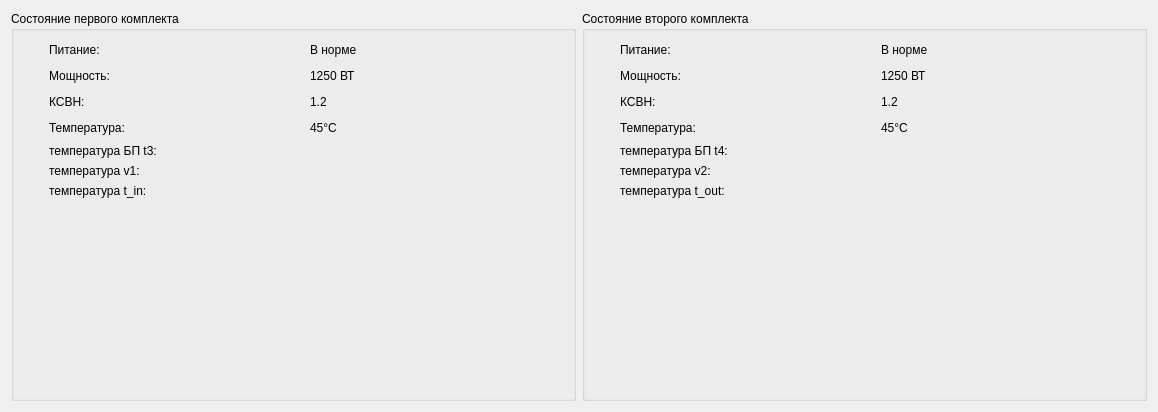
<?xml version="1.0" encoding="UTF-8"?>
<ui version="4.0">
 <class>PPBStatus</class>
 <widget class="QWidget" name="PPBStatus">
  <property name="geometry">
   <rect>
    <x>0</x>
    <y>0</y>
    <width>1158</width>
    <height>412</height>
   </rect>
  </property>
  <property name="windowTitle">
   <string>Form</string>
  </property>
  <layout class="QHBoxLayout" name="horizontalLayout">
   <item>
    <layout class="QHBoxLayout" name="PPBChanelLayout">
     <item>
      <widget class="QGroupBox" name="groupBox_PPB1_chanel_1">
       <property name="title">
        <string>Состояние первого комплекта</string>
       </property>
       <layout class="QGridLayout" name="gridLayout">
        <item row="0" column="1">
         <widget class="QLabel" name="label_power_ppb_chanel_1">
          <property name="text">
           <string>Питание:</string>
          </property>
         </widget>
        </item>
        <item row="11" column="2">
         <widget class="QLabel" name="statuslabel_temp_in_ppb_chanel_1">
          <property name="text">
           <string/>
          </property>
         </widget>
        </item>
        <item row="5" column="1">
         <widget class="QLabel" name="label_kswn_ppb_chanel_1">
          <property name="text">
           <string>КСВН:</string>
          </property>
         </widget>
        </item>
        <item row="3" column="0">
         <widget class="QLabel" name="Capacity_circle_label_ppb_chanel_1">
          <property name="minimumSize">
           <size>
            <width>20</width>
            <height>20</height>
           </size>
          </property>
          <property name="maximumSize">
           <size>
            <width>20</width>
            <height>20</height>
           </size>
          </property>
          <property name="text">
           <string/>
          </property>
          <property name="alignment">
           <set>Qt::AlignmentFlag::AlignCenter</set>
          </property>
         </widget>
        </item>
        <item row="9" column="1">
         <widget class="QLabel" name="label_tem_3_ppb_chanel_1">
          <property name="text">
           <string>температура БП t3:</string>
          </property>
         </widget>
        </item>
        <item row="3" column="1">
         <widget class="QLabel" name="label_capacity_ppb_chanel_1">
          <property name="text">
           <string>Мощность:</string>
          </property>
         </widget>
        </item>
        <item row="5" column="2">
         <widget class="QLabel" name="statuslabel_kswn_ppb_chanel_1">
          <property name="text">
           <string>1.2</string>
          </property>
         </widget>
        </item>
        <item row="10" column="1">
         <widget class="QLabel" name="label_tem_v1_ppb_chanel_1">
          <property name="text">
           <string>температура v1:</string>
          </property>
         </widget>
        </item>
        <item row="8" column="1">
         <widget class="QLabel" name="label_tem_ppb_chanel_1">
          <property name="text">
           <string>Температура:</string>
          </property>
         </widget>
        </item>
        <item row="0" column="0">
         <widget class="QLabel" name="Power_circle_label_ppb_chanel_1">
          <property name="minimumSize">
           <size>
            <width>20</width>
            <height>20</height>
           </size>
          </property>
          <property name="maximumSize">
           <size>
            <width>20</width>
            <height>20</height>
           </size>
          </property>
          <property name="text">
           <string/>
          </property>
          <property name="alignment">
           <set>Qt::AlignmentFlag::AlignCenter</set>
          </property>
         </widget>
        </item>
        <item row="10" column="2">
         <widget class="QLabel" name="statuslabel_tempv1_ppb_chanel_1">
          <property name="text">
           <string/>
          </property>
         </widget>
        </item>
        <item row="9" column="2">
         <widget class="QLabel" name="statuslabel_temp_3_ppb_chanel_1">
          <property name="text">
           <string/>
          </property>
         </widget>
        </item>
        <item row="11" column="1">
         <widget class="QLabel" name="label_tem_in_ppb_chanel_1">
          <property name="text">
           <string>температура t_in:</string>
          </property>
         </widget>
        </item>
        <item row="5" column="0">
         <widget class="QLabel" name="KSWN_circle_label_ppb_chanel_1">
          <property name="minimumSize">
           <size>
            <width>20</width>
            <height>20</height>
           </size>
          </property>
          <property name="maximumSize">
           <size>
            <width>20</width>
            <height>20</height>
           </size>
          </property>
          <property name="text">
           <string/>
          </property>
          <property name="alignment">
           <set>Qt::AlignmentFlag::AlignCenter</set>
          </property>
         </widget>
        </item>
        <item row="3" column="2">
         <widget class="QLabel" name="statuslabel_capacity_ppb_chanel_1">
          <property name="text">
           <string>1250 ВТ</string>
          </property>
         </widget>
        </item>
        <item row="0" column="2">
         <widget class="QLabel" name="statuslabel_power_ppb_chanel_1">
          <property name="text">
           <string>В норме</string>
          </property>
         </widget>
        </item>
        <item row="8" column="0">
         <widget class="QLabel" name="tem_circle_label_ppb_chanel_1">
          <property name="minimumSize">
           <size>
            <width>20</width>
            <height>20</height>
           </size>
          </property>
          <property name="maximumSize">
           <size>
            <width>20</width>
            <height>20</height>
           </size>
          </property>
          <property name="text">
           <string/>
          </property>
          <property name="alignment">
           <set>Qt::AlignmentFlag::AlignCenter</set>
          </property>
         </widget>
        </item>
        <item row="8" column="2">
         <widget class="QLabel" name="statuslabel_temp_ppb_chanel_1">
          <property name="text">
           <string>45°C</string>
          </property>
         </widget>
        </item>
        <item row="12" column="1">
         <spacer name="verticalSpacer">
          <property name="orientation">
           <enum>Qt::Orientation::Vertical</enum>
          </property>
          <property name="sizeHint" stdset="0">
           <size>
            <width>20</width>
            <height>40</height>
           </size>
          </property>
         </spacer>
        </item>
        <item row="9" column="0">
         <widget class="QLabel" name="tem_circle_label_ppb_bp">
          <property name="text">
           <string/>
          </property>
         </widget>
        </item>
        <item row="10" column="0">
         <widget class="QLabel" name="tem_circle_label_ppb_v1">
          <property name="text">
           <string/>
          </property>
         </widget>
        </item>
        <item row="11" column="0">
         <widget class="QLabel" name="tem_circle_label_ppb_in">
          <property name="text">
           <string/>
          </property>
         </widget>
        </item>
       </layout>
      </widget>
     </item>
     <item>
      <widget class="QGroupBox" name="groupBox_PPB1_chanel_2">
       <property name="title">
        <string>Состояние второго комплекта</string>
       </property>
       <layout class="QGridLayout" name="gridLayout_3">
        <item row="2" column="2">
         <widget class="QLabel" name="label_capacity_ppb_chanel_2">
          <property name="text">
           <string>Мощность:</string>
          </property>
         </widget>
        </item>
        <item row="9" column="3">
         <widget class="QLabel" name="statuslabel_temp_out_ppb_chanel_2">
          <property name="text">
           <string/>
          </property>
         </widget>
        </item>
        <item row="7" column="2">
         <widget class="QLabel" name="label_tem_4_ppb_chanel_2">
          <property name="text">
           <string>температура БП t4:</string>
          </property>
         </widget>
        </item>
        <item row="2" column="3">
         <widget class="QLabel" name="statuslabel_capacity_ppb_chanel_2">
          <property name="text">
           <string>1250 ВТ</string>
          </property>
         </widget>
        </item>
        <item row="0" column="2">
         <widget class="QLabel" name="label_power_ppb_chanel_2">
          <property name="text">
           <string>Питание:</string>
          </property>
         </widget>
        </item>
        <item row="4" column="0">
         <widget class="QLabel" name="KSWN_circle_label_ppb_chanel_2">
          <property name="minimumSize">
           <size>
            <width>20</width>
            <height>20</height>
           </size>
          </property>
          <property name="maximumSize">
           <size>
            <width>20</width>
            <height>20</height>
           </size>
          </property>
          <property name="text">
           <string/>
          </property>
          <property name="alignment">
           <set>Qt::AlignmentFlag::AlignCenter</set>
          </property>
         </widget>
        </item>
        <item row="6" column="3">
         <widget class="QLabel" name="statuslabel_temp_ppb_chanel_2">
          <property name="text">
           <string>45°C</string>
          </property>
         </widget>
        </item>
        <item row="4" column="3">
         <widget class="QLabel" name="statuslabel_kswn_ppb_chanel_2">
          <property name="text">
           <string>1.2</string>
          </property>
         </widget>
        </item>
        <item row="6" column="0">
         <widget class="QLabel" name="tem_circle_label_ppb_chanel_2">
          <property name="minimumSize">
           <size>
            <width>20</width>
            <height>20</height>
           </size>
          </property>
          <property name="maximumSize">
           <size>
            <width>20</width>
            <height>20</height>
           </size>
          </property>
          <property name="text">
           <string/>
          </property>
          <property name="alignment">
           <set>Qt::AlignmentFlag::AlignCenter</set>
          </property>
         </widget>
        </item>
        <item row="2" column="0">
         <widget class="QLabel" name="Capacity_circle_label_ppb_chanel_2">
          <property name="minimumSize">
           <size>
            <width>20</width>
            <height>20</height>
           </size>
          </property>
          <property name="maximumSize">
           <size>
            <width>20</width>
            <height>20</height>
           </size>
          </property>
          <property name="text">
           <string/>
          </property>
          <property name="alignment">
           <set>Qt::AlignmentFlag::AlignCenter</set>
          </property>
         </widget>
        </item>
        <item row="7" column="3">
         <widget class="QLabel" name="statuslabel_temp_4_ppb_chanel_2">
          <property name="text">
           <string/>
          </property>
         </widget>
        </item>
        <item row="6" column="2">
         <widget class="QLabel" name="label_tem_ppb_chanel_2">
          <property name="text">
           <string>Температура:</string>
          </property>
         </widget>
        </item>
        <item row="0" column="3">
         <widget class="QLabel" name="statuslabel_power_ppb_chanel_2">
          <property name="text">
           <string>В норме</string>
          </property>
         </widget>
        </item>
        <item row="8" column="2">
         <widget class="QLabel" name="label_tem_v2_ppb_chanel_2">
          <property name="text">
           <string>температура v2:</string>
          </property>
         </widget>
        </item>
        <item row="0" column="0">
         <widget class="QLabel" name="Power_circle_label_ppb_chanel_2">
          <property name="minimumSize">
           <size>
            <width>20</width>
            <height>20</height>
           </size>
          </property>
          <property name="maximumSize">
           <size>
            <width>20</width>
            <height>20</height>
           </size>
          </property>
          <property name="text">
           <string/>
          </property>
          <property name="alignment">
           <set>Qt::AlignmentFlag::AlignCenter</set>
          </property>
         </widget>
        </item>
        <item row="9" column="2">
         <widget class="QLabel" name="label_tem_out_ppb_chanel_2">
          <property name="text">
           <string>температура t_out:</string>
          </property>
         </widget>
        </item>
        <item row="8" column="3">
         <widget class="QLabel" name="statuslabel_tempv2_ppb_chanel_2">
          <property name="text">
           <string/>
          </property>
         </widget>
        </item>
        <item row="4" column="2">
         <widget class="QLabel" name="label_kswn_ppb_chanel_2">
          <property name="text">
           <string>КСВН:</string>
          </property>
         </widget>
        </item>
        <item row="10" column="2">
         <spacer name="verticalSpacer_2">
          <property name="orientation">
           <enum>Qt::Orientation::Vertical</enum>
          </property>
          <property name="sizeHint" stdset="0">
           <size>
            <width>20</width>
            <height>40</height>
           </size>
          </property>
         </spacer>
        </item>
        <item row="9" column="0">
         <widget class="QLabel" name="tem_circle_label_ppb_out">
          <property name="text">
           <string/>
          </property>
         </widget>
        </item>
        <item row="8" column="0">
         <widget class="QLabel" name="tem_circle_label_ppb_v2">
          <property name="text">
           <string/>
          </property>
         </widget>
        </item>
        <item row="7" column="0">
         <widget class="QLabel" name="tem_circle_label_ppb_bp2">
          <property name="text">
           <string/>
          </property>
         </widget>
        </item>
       </layout>
      </widget>
     </item>
    </layout>
   </item>
  </layout>
 </widget>
 <resources/>
 <connections/>
</ui>
